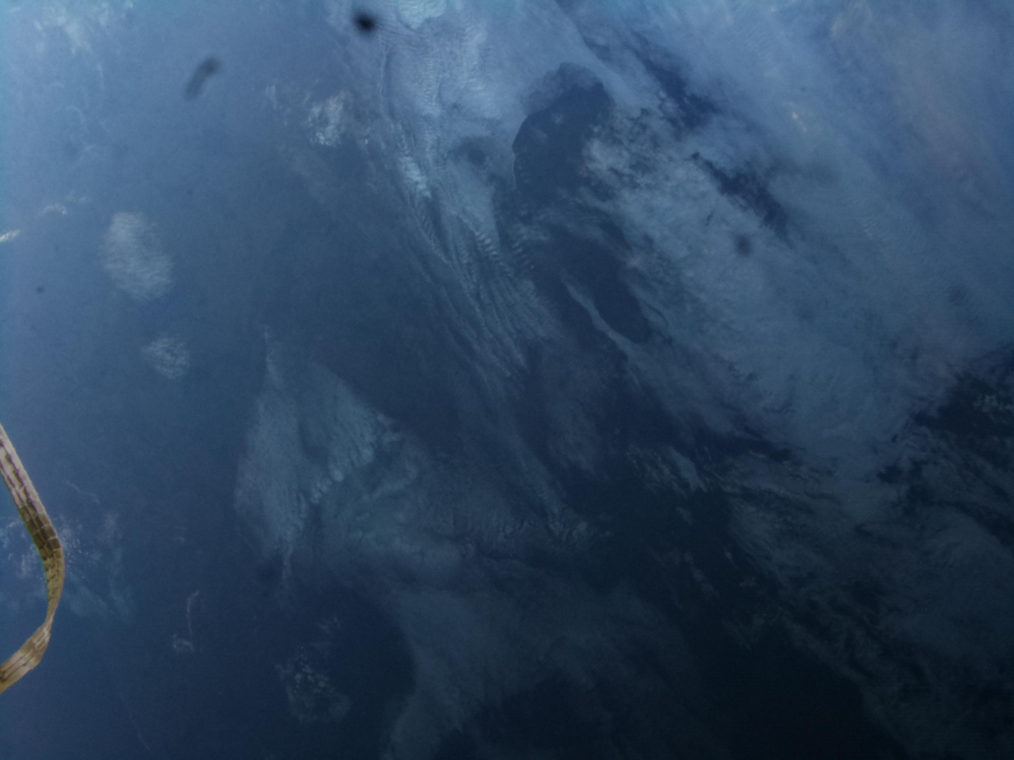
#> input picture isa/image0.jpg, 4056 x 3040 px (shown at 1/4 size); its folder holds 2 pictures in this run
$ python main_vecchio.py
#> lines starting #> are read from the running program, lines starting #| are printed output that depends on the picture
#> (the call stopped at in take_picture, `cam = Camera()`: picamzero is not available in this run)
from picamzero import Camera
from time import sleep
import cv2
import numpy as np
import math


class ISSSpeedCalculator:

    def __init__(self):
        self.file_risultati = "risultati.txt"

    def take_picture(self):
        cam = Camera()
        for cont in range(2):
            cam.take_photo(f"image{cont}.jpg")
            sleep(10)

    def distanza_tra_immagini(self, images):
        img1 = cv2.imread(images[0], 0)
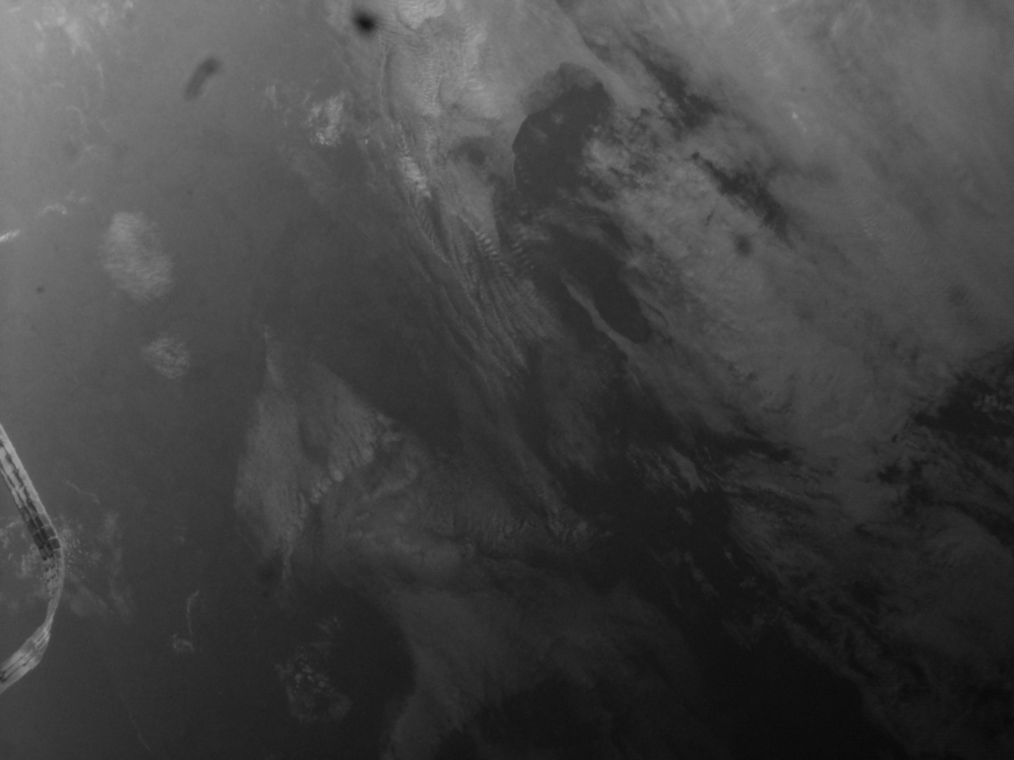
#> img1: shape (3040, 4056) (shown at 1/4 size); min 7, max 183, mean 67
        img2 = cv2.imread(images[1], 0)
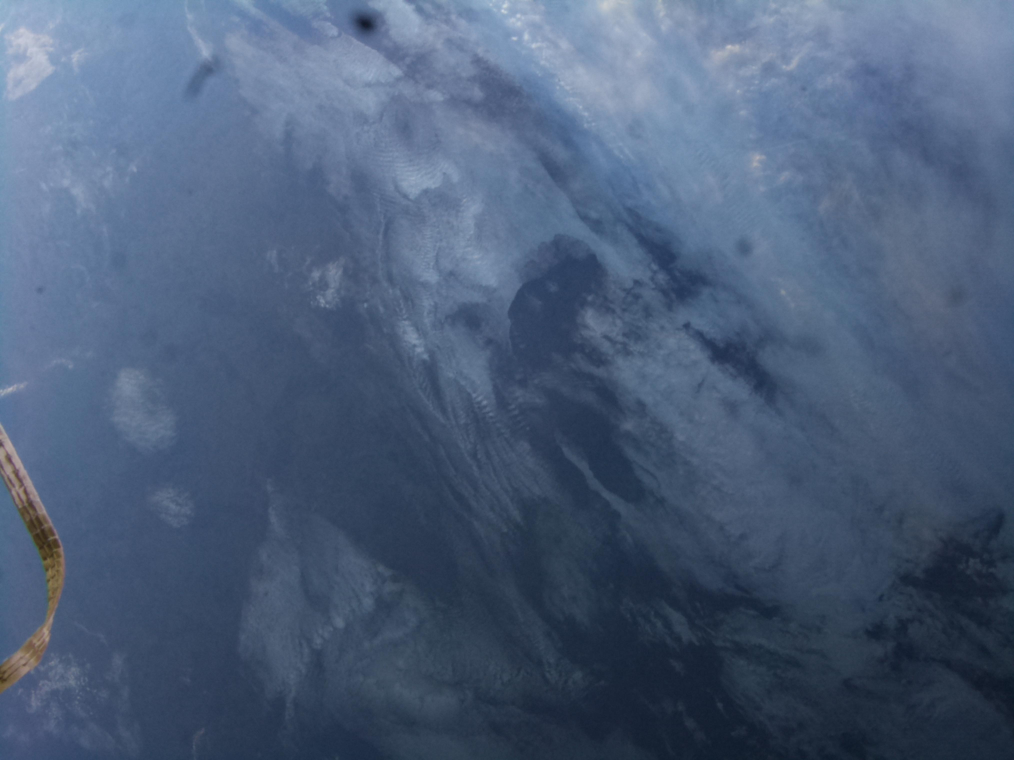
#> input picture isa/image1.jpg, 4056 x 3040 px (shown at 1/4 size)
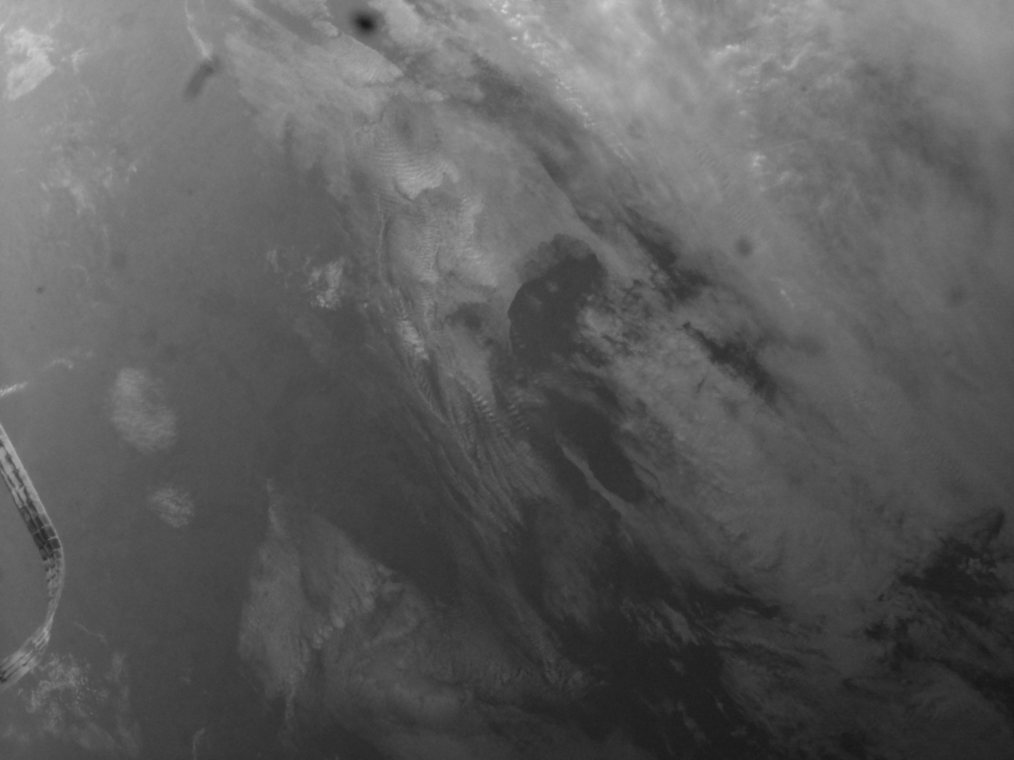
#> img2: shape (3040, 4056) (shown at 1/4 size); min 21, max 217, mean 91.7

        orb = cv2.ORB_create(1000)
        kp1, des1 = orb.detectAndCompute(img1, None)
#> kp1 = 46 keypoints; strongest (x, y, size): (222, 2143, 111.1), (224, 2147, 92.6), (211, 2136, 111.1), (219, 2157, 111.1)
        kp2, des2 = orb.detectAndCompute(img2, None)
#> kp2 = 50 keypoints; strongest (x, y, size): (224, 2147, 92.6), (219, 2157, 111.1), (211, 2136, 111.1), (215, 2138, 92.6)

        bf = cv2.BFMatcher(cv2.NORM_HAMMING, crossCheck=True)
        matches = bf.match(des1, des2)
#> matches = 22 matches

        distances = []
        for m in matches:
            p1 = kp1[m.queryIdx].pt
            p2 = kp2[m.trainIdx].pt
            distances.append(
                np.sqrt((p1[0] - p2[0])**2 + (p1[1] - p2[1])**2)
            )
#> this loop made 22 passes
#> p2 on passes 1, 4, 8, 10, 11, 12, 13, 17, 18, 19, 20, 21: (169.3, 2108.2), (78.8, 2025.9), (199.1, 2276.8), (146.3, 2066.3), (170.2, 2108.1), (194.1, 2155.9), (235.9, 2185.7), (146.9, 2067.5), (168.4, 2106.9), (200.7, 2153.5), (218.6, 2157.1), (179.2, 2232.3)
#> (p1, p2) on passes 2, 3, 5, 6, 7, 9: ((191.8, 2232.6), (191.8, 2234.3)), ((1306.4, 570.2), (1308.9, 1224.3)), ((82.11, 1945.9), (2053.2, 150.5)), ((169.2, 2110.1), (169.2, 2107.6)), ((236.4, 2187.2), (211.4, 2135.6)), ((1287, 567.3), (1287, 1218.3))
#> after the loop, distances = [0, 1.73, 654, 0, 2666.2, 2.49, 57.38, 0, 650.9, 0, 0, 0, 0, 658.7, 652.1, 917.6, 0, 0, 0, 0, 0, 0]

        return np.mean(distances)

    def pixel_to_meters(self, pixel_distance, image_width):
        FOV = math.radians(62.2)
        ISS_HEIGHT = 408000  # metri

        width_earth = 2 * ISS_HEIGHT * math.tan(FOV / 2)
        meters_per_pixel = width_earth / image_width

        return pixel_distance * meters_per_pixel

    def scrivi_risultatiFinale(self, messaggio):
        with open(self.file_risultati, 'w') as f:
            f.write(str(messaggio))

    def esegui(self):
        self.take_picture()

        images = ["image0.jpg", "image1.jpg"]

        pixel_shift = self.distanza_tra_immagini(images)
#> pixel_shift = 284.6
        distanza_metri = self.pixel_to_meters(pixel_shift, image_width=4056)
#> distanza_metri = 34539.3

        self.scrivi_risultatiFinale(
            f"Distanza stimata: {distanza_metri:.2f} metri"
        )


def main():
    calculator = ISSSpeedCalculator()
    calculator.esegui()


if __name__ == "__main__":
    main()
